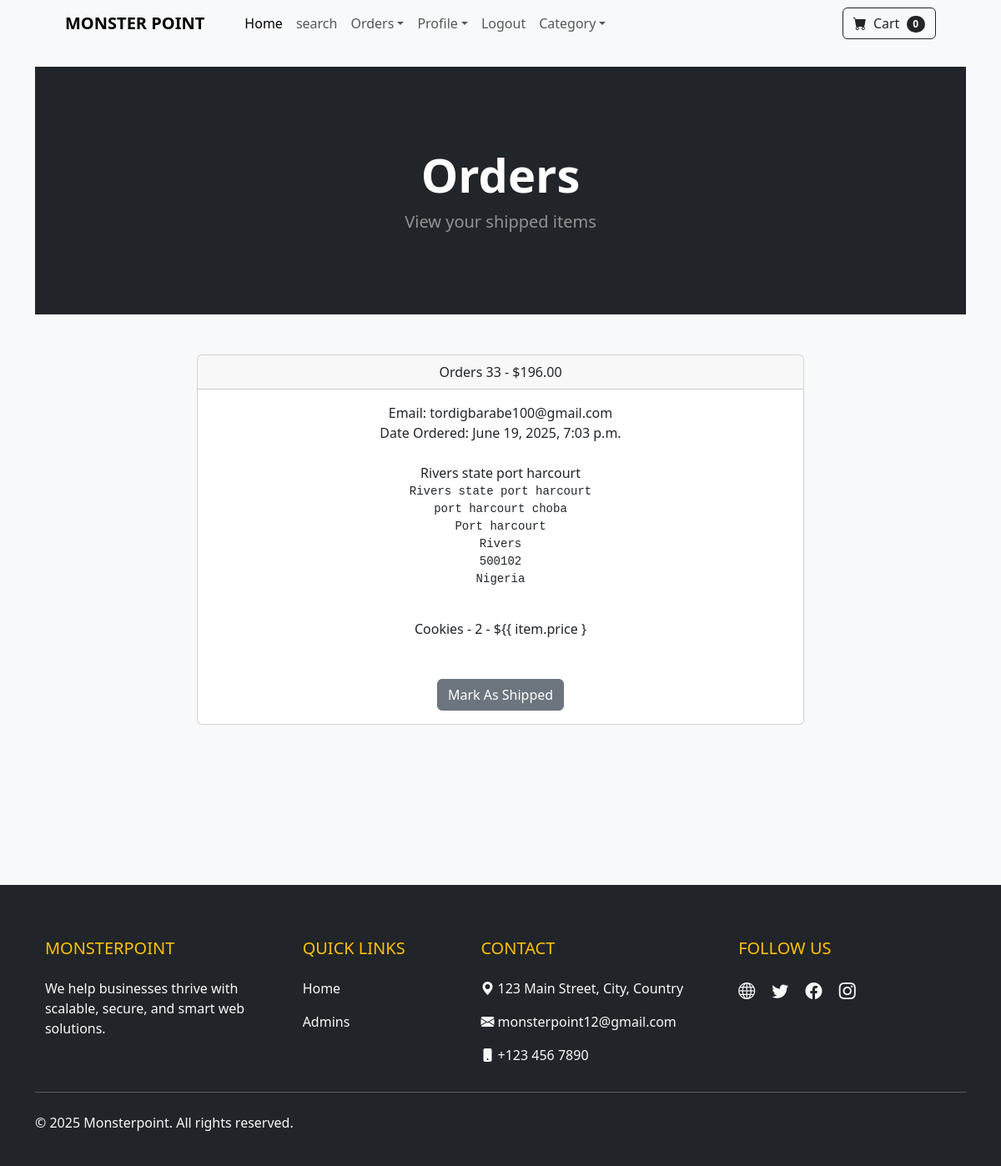
Screenshot of /payment/orders/33 (signed in) with the database file from the repository.
### payment/models.py (models this page shows, shortened)
class Order(models.Model):
	user = models.ForeignKey(User, on_delete=models.CASCADE, null=True, blank=True)
	full_name = models.CharField(max_length=250)
	email = models.EmailField(max_length=250)
	shipping_address1 = models.TextField(max_length=15000)
	amount_paid = models.DecimalField(max_digits=10, decimal_places=2)
	date_ordered = models.DateTimeField(auto_now_add=True)
	shipped = models.BooleanField(default=False)
	date_shipped = models.DateTimeField(blank=True, null=True)

class OrderItem(models.Model):
	order = models.ForeignKey(Order, on_delete=models.CASCADE, null=True)
	product = models.ForeignKey(Product, on_delete=models.CASCADE, null=True)
	user = models.ForeignKey(User, on_delete=models.CASCADE, null=True, blank=True)
	quantity = models.PositiveIntegerField(default=1)
	price = models.DecimalField(max_digits=7, decimal_places=2, default=1)

### store/models.py (models this page shows)
class Product(models.Model):
    name = models.CharField(max_length=50)
    price = models.DecimalField(default=0, decimal_places=2, max_digits=6)
    category = models .ForeignKey(Category, on_delete=models.CASCADE, default=1)
    description = models.CharField(max_length=250, default='', blank=True, null=True)
    image = models.ImageField(upload_to='uploads/product/')
    is_sale = models.BooleanField(default=False)
    sale_price = models.DecimalField(default=0, decimal_places=2, max_digits=6)
    def __str__(self):
        return self.name

### payment/views.py (the view, shortened to what this page needs)
# urls.py: path('orders/<int:pk>', views.orders, name='orders'),
def orders(request, pk):
    if request.user.is_authenticated and request.user.is_superuser:
        order = Order.objects.get(id=pk)
        items = OrderItem.objects.filter(order=pk)
        return render(request, 'payment/orders.html', {'order':order, 'items': items})
    else:
        messages.success(request, ('Access Denied...'))
        return redirect('home')

### cart/cart.py (called while the page is built)
    def __len__(self):
        return len(self.cart)

### cart/context_processors.py (called while the page is built)
def cart(request):
    return {'cart': Cart(request)}

### payment/templates/payment/orders.html (shortened to what this page needs)
{% extends 'base.html' %}
{% load static %}
{% block content %}
     <header class="bg-dark py-5">
        <div class="container px-4 px-lg-5 my-5">
            <div class="text-center text-white">
                <h1 class="display-4 fw-bolder">Orders</h1>
                <p class="lead fw-normal text-white-50 mb-0">View your shipped items</p>
            </div>
        </div>
    </header>
    <br><br>
    <div class="container">
        <div class="row">
            <center>
                <div class="col-8">
                    <div class="card">
                        <div class="card-header">
                          Orders {{ order.id }} - ${{ order.amount_paid }}
                        </div>
                        <div class="card-body">
                            Email: {{ order.email }} <br>
                            {% if order.date_shipped %}
                            Date Shipped: {{ order.date_shipped }}
                            {% else %}
                            Date Ordered: {{ order.date_ordered }}
                            {% endif %}
                            <br><br>
                            {{ order.full_name }} <br>
                            <pre>{{ order.shipping_address1 }}
                            </pre>
                            {% for item in items %}
                                {{ item.product }} - {{ item.quantity }} - ${{ item.price } <br>
                            {% endfor %}
                            <br><br>
                            {% if not order.shipped %}
                            <form method="POST">
                                <button type="submit" class="btn btn-secondary">Mark As Shipped</button>
                            </form>
                            {% else %}
                            <form method="POST">
                                {% csrf_token %}
                                <input type="hidden" name="shipping_status" value="false">
                                <button type="submit" class="btn btn-danger">Mark As Not Shipped</button>
                            </form>
                            {% endif %}
                        </div>
                    </div>
                    <br><br>
                </div>
            </center>
        </div>
    </div>
    <br><br>
    <br><br>
{% endblock %}

### rows the page displays
Order: id "33", amount_paid "196.00", email "tordigbarabe100@gmail.com", date_ordered "June 19, 2025, 7:03 p.m.", full_name "Rivers state port harcourt", shipping_address1 "Rivers state port harcourt port harcourt choba Port harcourt Rivers 500102 Nigeria"
OrderItem: product "Cookies", quantity "2"

### other values shown
{{ cart|length }} "0"
